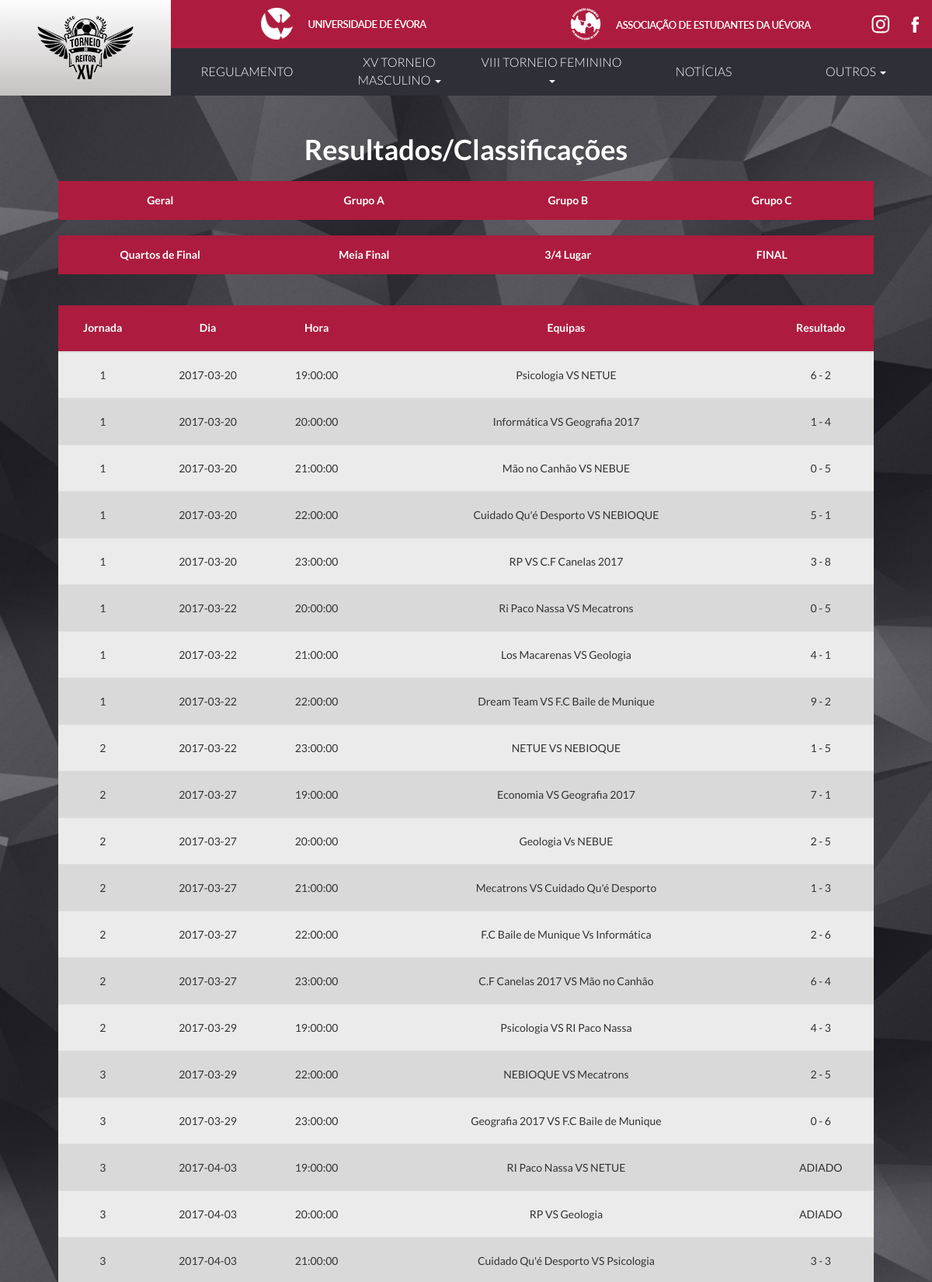
The page /index.php/calendario (upper part) on the database its author committed.
### tables this page shows
CREATE TABLE `tr2018_grupos` (
  `id` int(11) NOT NULL AUTO_INCREMENT,
  `nome` text,
  PRIMARY KEY (`id`)
);

CREATE TABLE `tr2018_calendario` (
  `jornada` int(11) DEFAULT NULL,
  `dia` date DEFAULT NULL,
  `hora` time DEFAULT NULL,
  `equipas` text,
  `resultado` text,
  `grupo` int(11) DEFAULT NULL
);

### application/controllers/Calendario.php (called while the page is built, shortened)
<?php
class Calendario extends CI_Controller {
	public function __construct()
	{
		$this->load->helper('url_helper');
		$this->load->model('calendario_model');
	}
	public function index()
	{
		$data['jogos'] = $this->calendario_model->getJogos();
		$data['grupos'] = $this->calendario_model->getGrupos();
		$data['tab_equipas'] = false;
		$data['fasegrupos'] = true;
		$this->load->view('template/header', $data);
		$this->load->view('calendario');
		$this->load->view('template/footer');
	}
}

### index.php (called while the page is built, shortened)
<?php
require_once BASEPATH.'core/CodeIgniter.php';

### application/models/Calendario_model.php (called while the page is built, shortened)
<?php
class Calendario_model extends CI_Model {
	public function getJogos()
	{
		$query = $this->db->get('calendario');
		return $query->result_array();
	}
	public function getGrupos(){
		$query = $this->db->get('grupos');
		return $query->result_array();
	}
}

### application/views/calendario.php (the view, shortened to what this page needs)
<div class="container">
	<h1 class="titulo">Resultados/<wbr>Classificações</h1>
	<div class="btn-group btn-group-justified" role="group">
		<div class="btn-group" role="group">
			<a href="<?php echo base_url()?>index.php/calendario/index">
				<button type="button" class="btn botaoGrupos">Geral</button>
			</a>
		</div>
		<?php
		$grupo = 1;
		foreach ($grupos as $grupos): ?>
		<?php if ($grupo < 4){ ?>
			<div class="btn-group" role="group">
				<a href="<?php echo base_url()?>index.php/calendario/grupos/<?php echo ($grupo) ?>">
					<button type="button" class="btn botaoGrupos"><?php echo ($grupos['nome']); ?></button>
				</a>
			</div>
		<?php } elseif ($grupo == 4){ ?>
			</div>
			<div class="btn-group btn-group-justified" role="group">
				<div class="btn-group" role="group">
					<a href="<?php echo base_url()?>index.php/calendario/grupos/<?php echo ($grupo) ?>">
						<button type="button" class="btn botaoGrupos"><?php echo ($grupos['nome']); ?></button>
					</a>
				</div>
		<?php } else { ?>
			<div class="btn-group" role="group">
				<a href="<?php echo base_url()?>index.php/calendario/grupos/<?php echo ($grupo) ?>">
					<button type="button" class="btn botaoGrupos"><?php echo ($grupos['nome']); ?></button>
				</a>
			</div>
		<?php } ?>
		<?php $grupo ++; endforeach; ?>
	</div>
	<div class="table-responsive">
		<table class="table">
			<table class="table tabela-riscada">
				<thead>
					<tr>
						<?php if ($fasegrupos == true){ ?>
						<th>Jornada</th>
						<?php } ?>
						<th>Dia</th>
						<th>Hora</th>
						<th>Equipas</th>
						<th>Resultado</th>
					</tr>
				</thead>
				<tbody>
					<?php
					foreach($jogos as $jogos): ?>
						<tr>
							<?php if ($fasegrupos == true){ ?>
								<?php if ($jogos['jornada'] == 0){ ?>
									<td><?php echo "-"; ?></td>
								<?php } else{?>
									<td><?php echo $jogos['jornada']; ?></td>
								<?php } ?>
							<?php } ?>
							<td><?php echo $jogos['dia']; ?></td>
							<td><?php echo $jogos['hora']; ?></td>
							<td><?php echo $jogos['equipas']; ?></td>
							<td><?php echo $jogos['resultado']; ?></td>
						</tr>
					<?php endforeach; ?>
				</table>
		</table>
	</div>
</div>

### assets/css/custom.css (style rules this page uses)
html, body { font-family: 'Lato', sans-serif; background-image: url("../imgs/bg-grande.jpg"); background-size: cover; margin:0; padding:0; height:100%; }
.container { padding-right: 5%; padding-left: 5%; margin-top: 20px; margin-right: auto; margin-left: auto; min-height: 100%; }
.titulo { text-align: center; padding: 10px; color: white; font-weight: bolder; }
.botaoGrupos { background-color: #AD1C3E; color: white; font-weight: bold; border: none; height: 50px; border-radius: 0px; margin-bottom: 20px; }
.tabela-riscada { vertical-align: middle; text-align: center; height: 60px; border: 0px; }
.tabela-riscada > tbody > tr > td { vertical-align: middle; height: 60px; }
.tabela-riscada > thead > tr > th { height: 60px; background-color: #AD1C3E; color:white; vertical-align: middle; text-align: center; }
.tabela-riscada > tbody > tr:nth-of-type(odd) { background-color: #EBEBEB; }
.tabela-riscada > tbody > tr:nth-of-type(even) { background-color: #D9D9D9; }

### rows shown on the page
tr2018_grupos: nome "Grupo A"
tr2018_grupos: nome "Grupo B"
tr2018_grupos: nome "Grupo C"
tr2018_grupos: nome "Quartos de Final"
tr2018_grupos: nome "Meia Final"
tr2018_grupos: nome "3/4 Lugar"
tr2018_grupos: nome "FINAL"
tr2018_calendario: jornada "1", dia "2017-03-20", hora "19:00:00", equipas "Psicologia VS NETUE", resultado "6 - 2"
tr2018_calendario: jornada "1", dia "2017-03-20", hora "20:00:00", equipas "Informática VS Geografia 2017", resultado "1 - 4"
tr2018_calendario: jornada "1", dia "2017-03-20", hora "21:00:00", equipas "Mão no Canhão VS NEBUE", resultado "0 - 5"
tr2018_calendario: jornada "1", dia "2017-03-20", hora "22:00:00", equipas "Cuidado Qu'é Desporto VS NEBIOQUE", resultado "5 - 1"
tr2018_calendario: jornada "1", dia "2017-03-20", hora "23:00:00", equipas "RP VS C.F Canelas 2017", resultado "3 - 8"
tr2018_calendario: jornada "1", dia "2017-03-22", hora "20:00:00", equipas "Ri Paco Nassa VS Mecatrons", resultado "0 - 5"
tr2018_calendario: jornada "1", dia "2017-03-22", hora "21:00:00", equipas "Los Macarenas VS Geologia", resultado "4 - 1"
tr2018_calendario: jornada "1", dia "2017-03-22", hora "22:00:00", equipas "Dream Team VS F.C Baile de Munique", resultado "9 - 2"
tr2018_calendario: jornada "2", dia "2017-03-22", hora "23:00:00", equipas "NETUE VS NEBIOQUE", resultado "1 - 5"
tr2018_calendario: jornada "2", dia "2017-03-27", hora "19:00:00", equipas "Economia VS Geografia 2017", resultado "7 - 1"
tr2018_calendario: jornada "2", dia "2017-03-27", hora "20:00:00", equipas "Geologia Vs NEBUE", resultado "2 - 5"
tr2018_calendario: jornada "2", dia "2017-03-27", hora "21:00:00", equipas "Mecatrons VS Cuidado Qu'é Desporto", resultado "1 - 3"
tr2018_calendario: jornada "2", dia "2017-03-27", hora "22:00:00", equipas "F.C Baile de Munique Vs Informática", resultado "2 - 6"
tr2018_calendario: jornada "2", dia "2017-03-27", hora "23:00:00", equipas "C.F Canelas 2017 VS Mão no Canhão", resultado "6 - 4"
tr2018_calendario: jornada "2", dia "2017-03-29", hora "19:00:00", equipas "Psicologia VS RI Paco Nassa", resultado "4 - 3"
tr2018_calendario: jornada "3", dia "2017-03-29", hora "22:00:00", equipas "NEBIOQUE VS Mecatrons", resultado "2 - 5"
tr2018_calendario: jornada "3", dia "2017-03-29", hora "23:00:00", equipas "Geografia 2017 VS F.C Baile de Munique", resultado "0 - 6"
tr2018_calendario: jornada "3", dia "2017-04-03", hora "19:00:00", equipas "RI Paco Nassa VS NETUE", resultado "ADIADO"
tr2018_calendario: jornada "3", dia "2017-04-03", hora "20:00:00", equipas "RP VS Geologia", resultado "ADIADO"
tr2018_calendario: jornada "3", dia "2017-04-03", hora "21:00:00", equipas "Cuidado Qu'é Desporto VS Psicologia", resultado "3 - 3"
